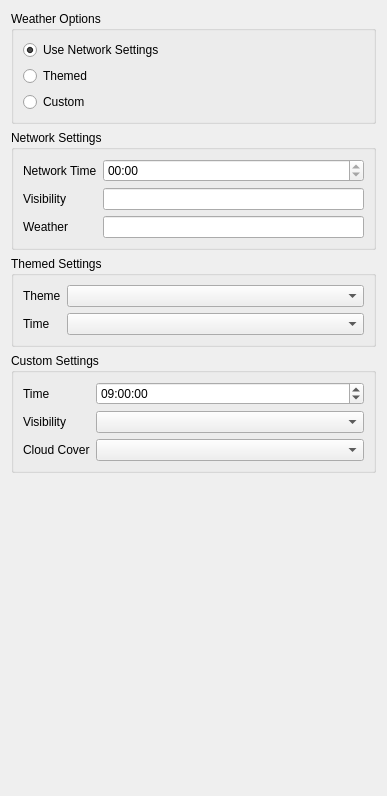
              <widget class="QWidget" name="scrollAreaWidgetContents_3">
               <property name="geometry">
                <rect>
                 <x>0</x>
                 <y>0</y>
                 <width>387</width>
                 <height>796</height>
                </rect>
               </property>
               <layout class="QVBoxLayout" name="verticalLayout_3">
                <item>
                 <widget class="QGroupBox" name="mWeatherGroupBox">
                  <property name="sizePolicy">
                   <sizepolicy hsizetype="Preferred" vsizetype="Minimum">
                    <horstretch>0</horstretch>
                    <verstretch>0</verstretch>
                   </sizepolicy>
                  </property>
                  <property name="title">
                   <string>Weather Options</string>
                  </property>
                  <layout class="QVBoxLayout">
                   <item>
                    <widget class="QRadioButton" name="mWeatherUseNetworkSettingsRadioButton">
                     <property name="text">
                      <string>Use Network Settings</string>
                     </property>
                     <property name="checked">
                      <bool>true</bool>
                     </property>
                    </widget>
                   </item>
                   <item>
                    <widget class="QRadioButton" name="mWeatherThemedRadioButton">
                     <property name="text">
                      <string>Themed</string>
                     </property>
                     <property name="checked">
                      <bool>false</bool>
                     </property>
                    </widget>
                   </item>
                   <item>
                    <widget class="QRadioButton" name="mWeatherCustomRadioButton">
                     <property name="text">
                      <string>Custom</string>
                     </property>
                    </widget>
                   </item>
                  </layout>
                 </widget>
                </item>
                <item>
                 <widget class="QGroupBox" name="mNetSetGroupBox">
                  <property name="sizePolicy">
                   <sizepolicy hsizetype="Preferred" vsizetype="Minimum">
                    <horstretch>0</horstretch>
                    <verstretch>0</verstretch>
                   </sizepolicy>
                  </property>
                  <property name="title">
                   <string>Network Settings</string>
                  </property>
                  <layout class="QFormLayout" name="formLayout_4">
                   <item row="0" column="0">
                    <widget class="QLabel" name="mNetworkTimeLabel_2">
                     <property name="text">
                      <string>Network Time</string>
                     </property>
                    </widget>
                   </item>
                   <item row="0" column="1">
                    <widget class="QTimeEdit" name="mNetworkTimeTimeEdit">
                     <property name="toolTip">
                      <string>The time of the network of the current network connection</string>
                     </property>
                     <property name="readOnly">
                      <bool>true</bool>
                     </property>
                     <property name="maximumDate">
                      <date>
                       <year>2000</year>
                       <month>1</month>
                       <day>1</day>
                      </date>
                     </property>
                     <property name="displayFormat">
                      <string>hh:mm</string>
                     </property>
                    </widget>
                   </item>
                   <item row="1" column="0">
                    <widget class="QLabel" name="mVisibilityLabel_2">
                     <property name="text">
                      <string>Visibility</string>
                     </property>
                    </widget>
                   </item>
                   <item row="1" column="1">
                    <widget class="QLineEdit" name="mVisibilityLineEdit">
                     <property name="toolTip">
                      <string>The visibility of the network of the current network connection</string>
                     </property>
                     <property name="readOnly">
                      <bool>true</bool>
                     </property>
                    </widget>
                   </item>
                   <item row="2" column="0">
                    <widget class="QLabel" name="mWeatherLabel_2">
                     <property name="text">
                      <string>Weather</string>
                     </property>
                    </widget>
                   </item>
                   <item row="2" column="1">
                    <widget class="QLineEdit" name="mWeatherLineEdit">
                     <property name="toolTip">
                      <string>The weather of the network of the current network connection</string>
                     </property>
                     <property name="readOnly">
                      <bool>true</bool>
                     </property>
                    </widget>
                   </item>
                  </layout>
                 </widget>
                </item>
                <item>
                 <widget class="QGroupBox" name="mThemedSettingsGroupBox">
                  <property name="sizePolicy">
                   <sizepolicy hsizetype="Preferred" vsizetype="Minimum">
                    <horstretch>0</horstretch>
                    <verstretch>0</verstretch>
                   </sizepolicy>
                  </property>
                  <property name="title">
                   <string>Themed Settings</string>
                  </property>
                  <layout class="QFormLayout" name="formLayout_5">
                   <item row="0" column="0">
                    <widget class="QLabel" name="mThemeLabel">
                     <property name="text">
                      <string>Theme</string>
                     </property>
                    </widget>
                   </item>
                   <item row="0" column="1">
                    <widget class="QComboBox" name="mThemeComboBox">
                     <property name="sizePolicy">
                      <sizepolicy hsizetype="Preferred" vsizetype="Fixed">
                       <horstretch>1</horstretch>
                       <verstretch>0</verstretch>
                      </sizepolicy>
                     </property>
                    </widget>
                   </item>
                   <item row="1" column="0">
                    <widget class="QLabel" name="mTimeLabel">
                     <property name="text">
                      <string>Time</string>
                     </property>
                    </widget>
                   </item>
                   <item row="1" column="1">
                    <widget class="QComboBox" name="mTimeComboBox"/>
                   </item>
                  </layout>
                 </widget>
                </item>
                <item>
                 <widget class="QGroupBox" name="mCustomSettingsGroupBox">
                  <property name="sizePolicy">
                   <sizepolicy hsizetype="Preferred" vsizetype="Minimum">
                    <horstretch>0</horstretch>
                    <verstretch>0</verstretch>
                   </sizepolicy>
                  </property>
                  <property name="title">
                   <string>Custom Settings</string>
                  </property>
                  <layout class="QFormLayout" name="formLayout_6">
                   <item row="0" column="0">
                    <widget class="QLabel" name="mCustomTimeLabel">
                     <property name="text">
                      <string>Time</string>
                     </property>
                    </widget>
                   </item>
                   <item row="0" column="1">
                    <widget class="QTimeEdit" name="mCustomTimeEdit">
                     <property name="sizePolicy">
                      <sizepolicy hsizetype="Minimum" vsizetype="Fixed">
                       <horstretch>1</horstretch>
                       <verstretch>0</verstretch>
                      </sizepolicy>
                     </property>
                     <property name="wrapping">
                      <bool>true</bool>
                     </property>
                     <property name="buttonSymbols">
                      <enum>QAbstractSpinBox::UpDownArrows</enum>
                     </property>
                     <property name="accelerated">
                      <bool>true</bool>
                     </property>
                     <property name="correctionMode">
                      <enum>QAbstractSpinBox::CorrectToNearestValue</enum>
                     </property>
                     <property name="displayFormat">
                      <string>hh:mm:ss</string>
                     </property>
                     <property name="calendarPopup">
                      <bool>true</bool>
                     </property>
                     <property name="time">
                      <time>
                       <hour>9</hour>
                       <minute>0</minute>
                       <second>0</second>
                      </time>
                     </property>
                    </widget>
                   </item>
                   <item row="1" column="0">
                    <widget class="QLabel" name="mCustomVisibilityLabel">
                     <property name="text">
                      <string>Visibility</string>
                     </property>
                    </widget>
                   </item>
                   <item row="1" column="1">
                    <widget class="QComboBox" name="mCustomVisibilityComboBox"/>
                   </item>
                   <item row="2" column="0">
                    <widget class="QLabel" name="mCustomCloudCoverLabel">
                     <property name="text">
                      <string>Cloud Cover</string>
                     </property>
                    </widget>
                   </item>
                   <item row="2" column="1">
                    <widget class="QComboBox" name="mCustomCloudCoverComboBox"/>
                   </item>
                  </layout>
                 </widget>
                </item>
                <item>
                 <spacer>
                  <property name="orientation">
                   <enum>Qt::Vertical</enum>
                  </property>
                  <property name="sizeHint" stdset="0">
                   <size>
                    <width>20</width>
                    <height>375</height>
                   </size>
                  </property>
                 </spacer>
                </item>
               </layout>
              </widget>
